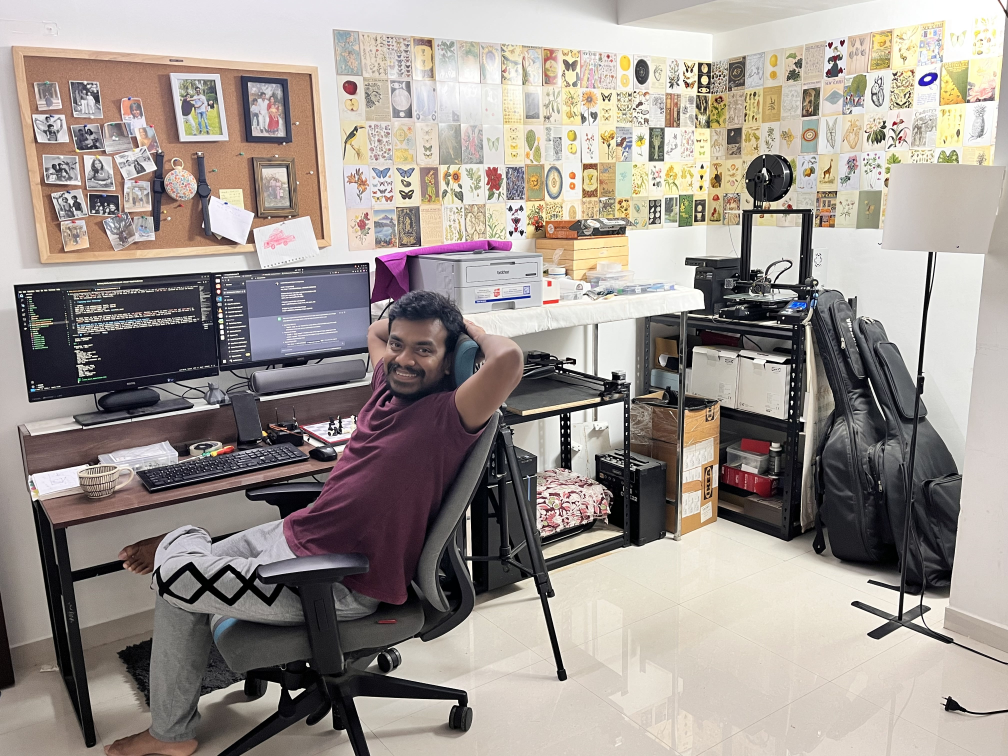
#> input picture data/IMG_4988.jpg, 4032 x 3024 px (shown at 1/4 size); its folder holds only this picture in this run
$ python -i add_hough_lines.py   (imports and definitions only)
#> lines starting #> are read from the running program, lines starting #| are printed output that depends on the picture; after the words box and inside, x2 and y2 are one past the last pixel; in counts of white or black regions, pixels touching at a corner belong together
import matplotlib.pyplot as plt
import cv2
import urllib
import numpy as np
from skimage.io import imread
from skimage.color import rgb2lab, rgb2hsv
import matplotlib.pyplot as plt
from skimage.io import imread
from skimage import color
import numpy as np
from skimage.util import img_as_float
import os
from skimage.transform import rescale, resize, downscale_local_mean
import concurrent.futures
import matplotlib
import shutil


# [1 line not run here, left out]


def percent_skin(img_path):
#> called with img_path = '../data/IMG_4988.jpg'
    img=cv2.imread(img_path)
#> img is the input picture: shape (3024, 4032, 3); mean B, G, R 143.9, 149.4, 157.7
    img_HSV = cv2.cvtColor(img, cv2.COLOR_BGR2HSV)
#> img_HSV: shape (3024, 4032, 3); mean H, S, V 55.1, 40.6, 159.8
    #skin color range for hsv color space
    HSV_mask = cv2.inRange(img_HSV, (0, 15, 0), (17,170,255))
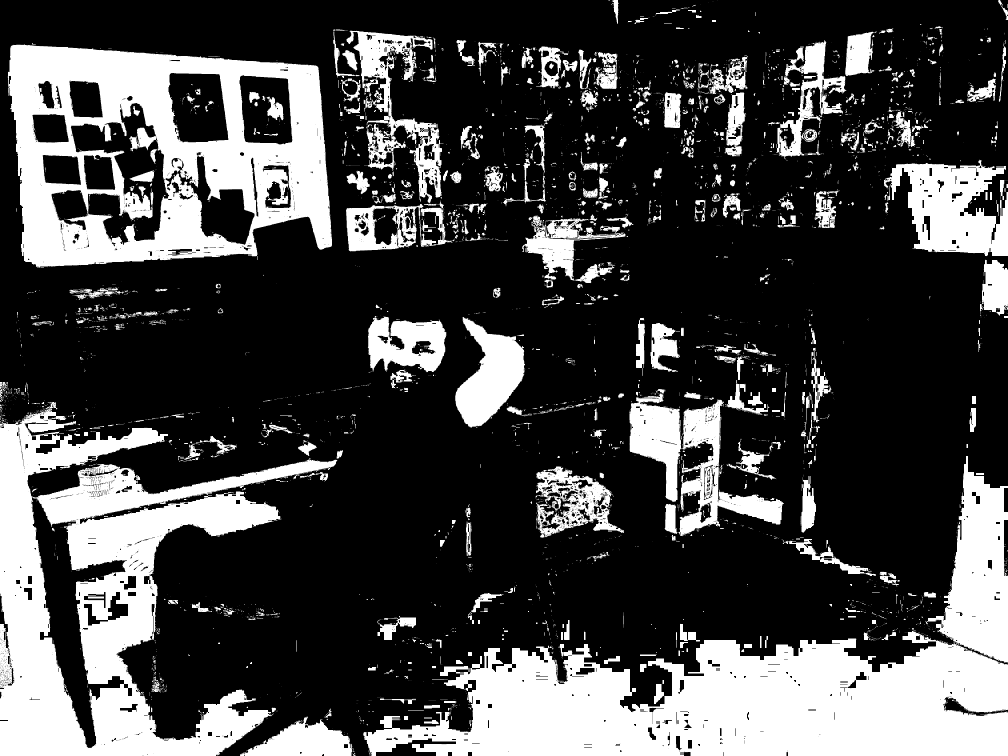
#> HSV_mask: shape (3024, 4032) (shown at 1/4 size); 27.9% white; 6145 white regions (4922 under 20 px), largest, box (x1, y1, x2, y2) and area: (1452, 2523, 4032, 3024) 865938, (0, 1608, 1349, 3024) 729875, (31, 178, 1328, 1071) 633419
    HSV_mask = cv2.morphologyEx(HSV_mask, cv2.MORPH_OPEN, np.ones((3,3), np.uint8))
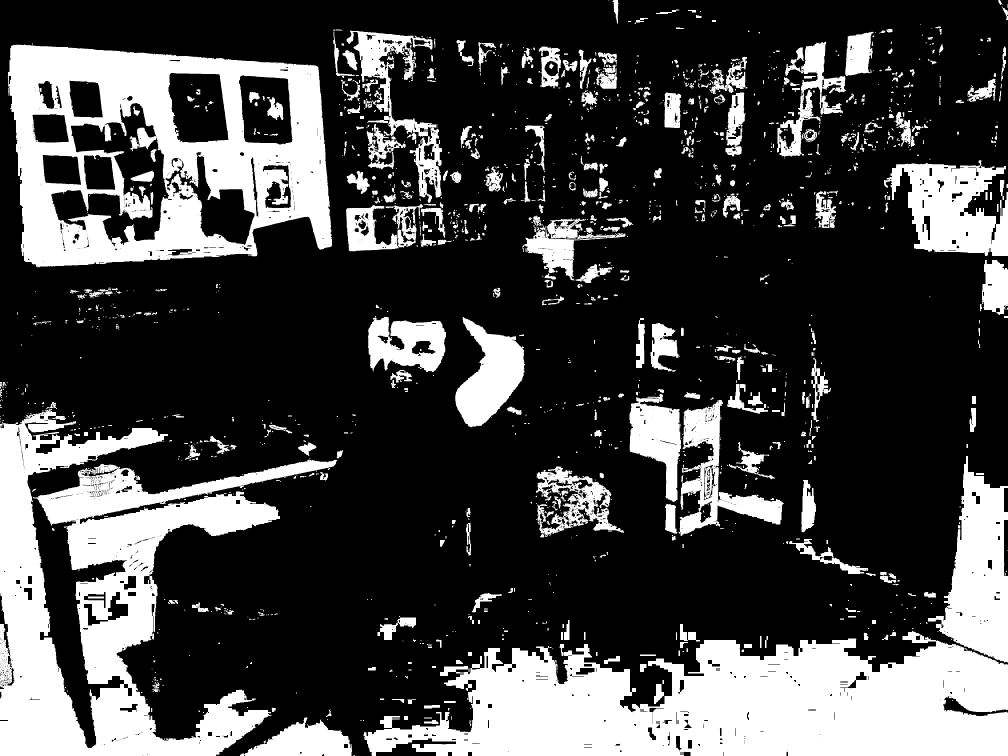
#> HSV_mask: shape (3024, 4032) (shown at 1/4 size); 27.2% white; 1825 white regions (616 under 20 px), largest, box (x1, y1, x2, y2) and area: (1454, 2524, 4032, 3024) 864522, (0, 1635, 1349, 3024) 722906, (32, 178, 1328, 1070) 629331

    #converting from gbr to YCbCr color space
    img_YCrCb = cv2.cvtColor(img, cv2.COLOR_BGR2YCrCb)
#> img_YCrCb: shape (3024, 4032, 3); mean of channels 0, 1, 2 151.3, 132.6, 123.8
    #skin color range for hsv color space
    YCrCb_mask = cv2.inRange(img_YCrCb, (0, 135, 85), (255,180,135))
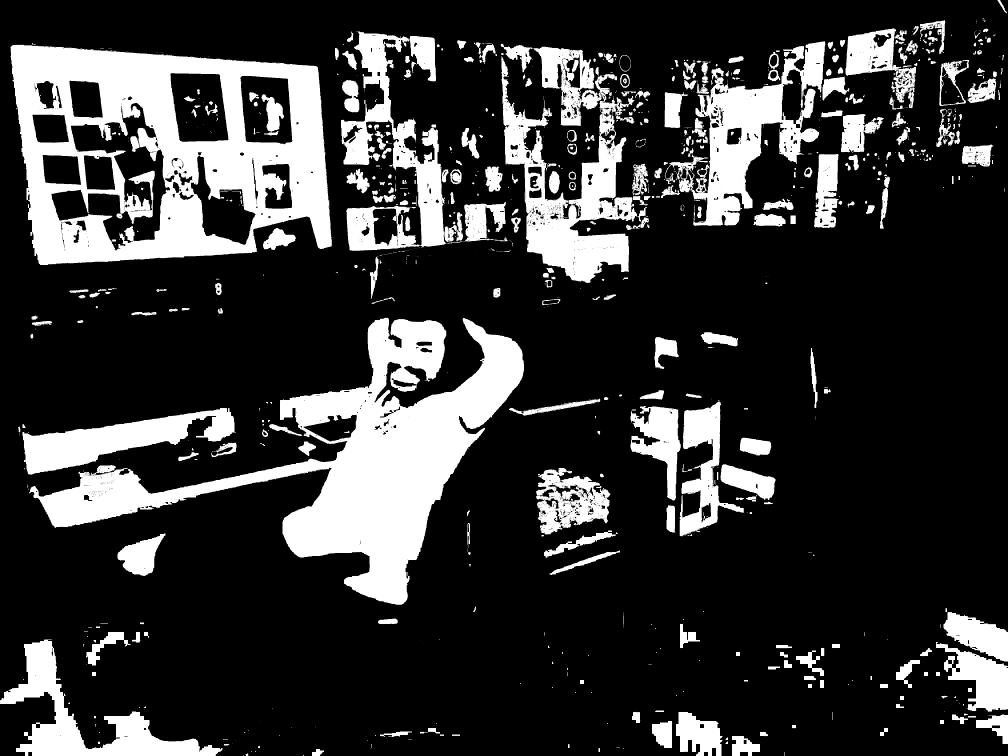
#> YCrCb_mask: shape (3024, 4032) (shown at 1/4 size); 21.3% white; 1264 white regions (717 under 20 px), largest, box (x1, y1, x2, y2) and area: (116, 1271, 2096, 2420) 613340, (42, 179, 1327, 1060) 610823, (2003, 175, 2588, 1132) 212907
    YCrCb_mask = cv2.morphologyEx(YCrCb_mask, cv2.MORPH_OPEN, np.ones((3,3), np.uint8))
#> YCrCb_mask: shape (3024, 4032); 21.1% white; 700 white regions (106 under 20 px), largest, box (x1, y1, x2, y2) and area: (116, 1272, 2096, 2419) 610629, (42, 180, 1327, 1060) 609654, (2005, 228, 2548, 1132) 161645

    #merge skin detection (YCbCr and hsv)
    global_mask=cv2.bitwise_and(YCrCb_mask,HSV_mask)
#> global_mask: shape (3024, 4032); 12.4% white; 1241 white regions (436 under 20 px), largest, box (x1, y1, x2, y2) and area: (42, 180, 1327, 1060) 578974, (0, 2558, 890, 3024) 109123, (134, 1839, 1349, 2108) 84669
    global_mask=cv2.medianBlur(global_mask,3)
#> global_mask: shape (3024, 4032); 12.4% white; 1064 white regions (320 under 20 px), largest, box (x1, y1, x2, y2) and area: (42, 180, 1327, 1060) 583157, (0, 2558, 890, 3024) 109194, (135, 1839, 1349, 2105) 85580
    global_mask = cv2.morphologyEx(global_mask, cv2.MORPH_OPEN, np.ones((4,4), np.uint8))
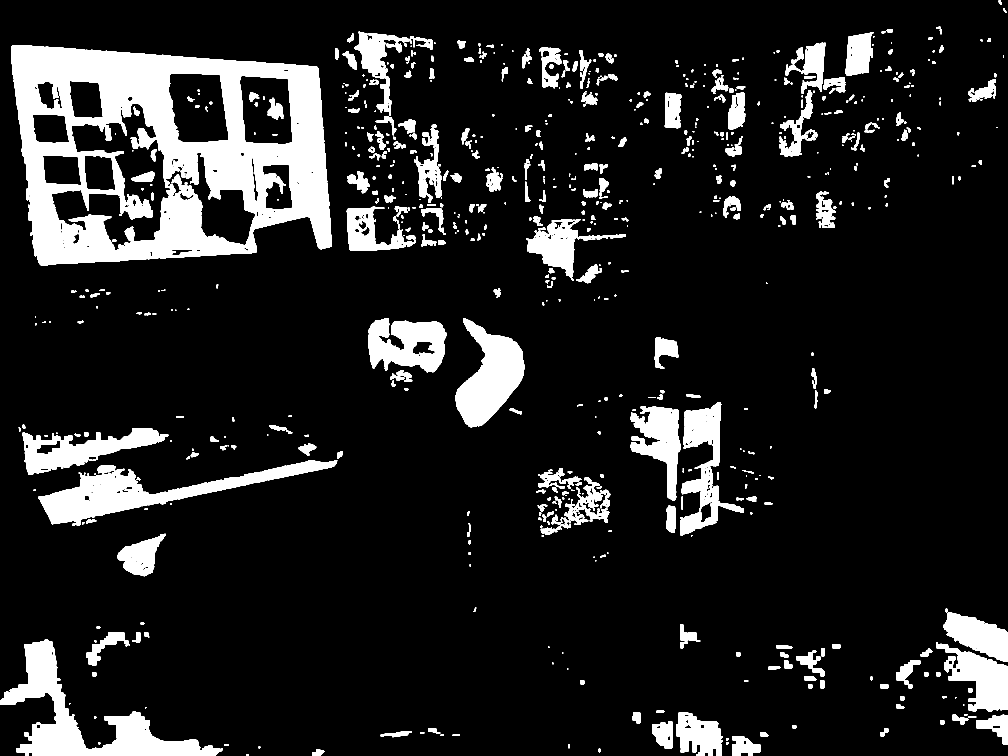
#> global_mask: shape (3024, 4032) (shown at 1/4 size); 12.2% white; 801 white regions (52 under 20 px), largest, box (x1, y1, x2, y2) and area: (44, 181, 1328, 1061) 578710, (0, 2559, 891, 3024) 108437, (153, 1841, 1349, 2103) 84925


    HSV_result = cv2.bitwise_not(HSV_mask)
    YCrCb_result = cv2.bitwise_not(YCrCb_mask)
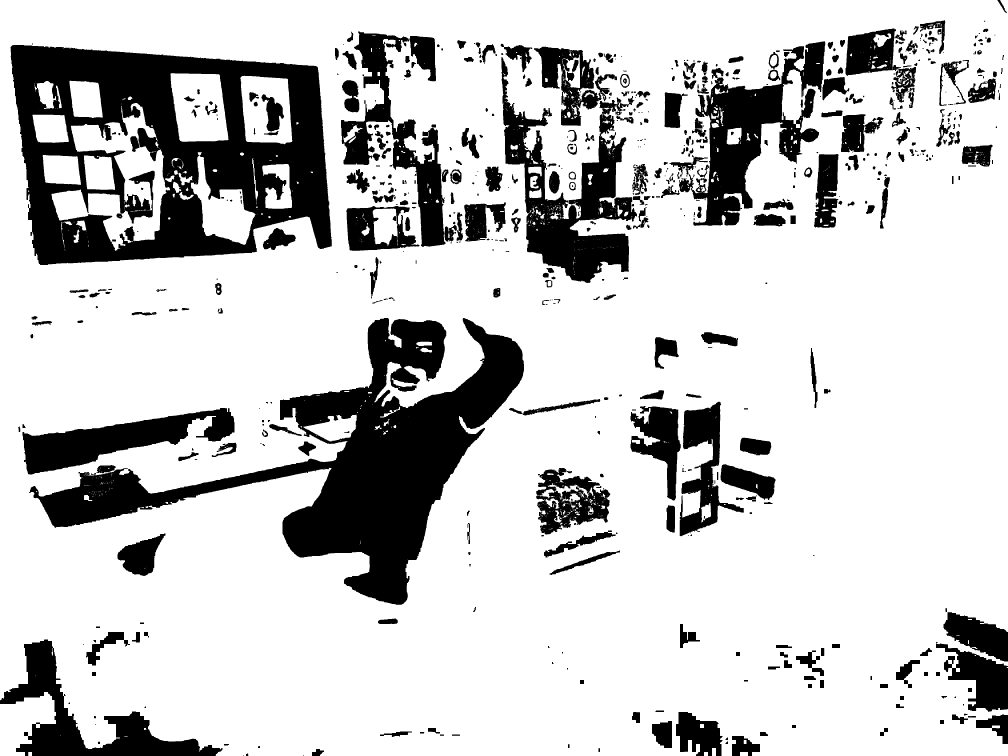
#> YCrCb_result: shape (3024, 4032) (shown at 1/4 size); 78.9% white; 700 black regions (106 under 20 px), largest, box (x1, y1, x2, y2) and area: (116, 1272, 2096, 2419) 610629, (42, 180, 1327, 1060) 609654, (2005, 228, 2548, 1132) 161645
    global_result=cv2.bitwise_not(global_mask)
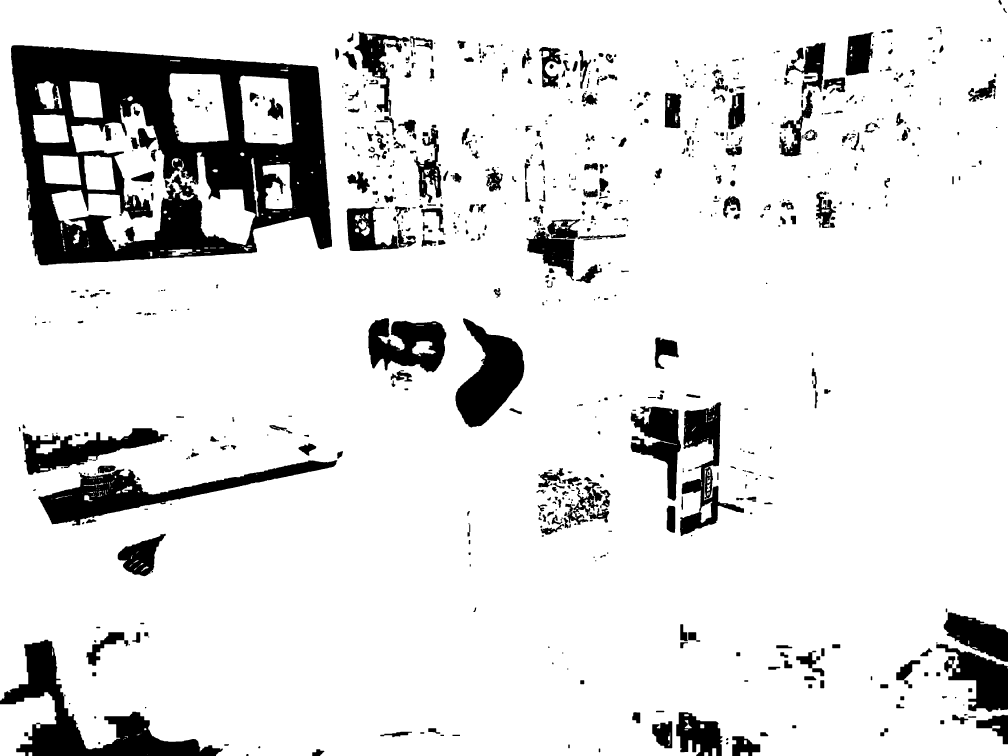
#> global_result: shape (3024, 4032) (shown at 1/4 size); 87.8% white; 801 black regions (52 under 20 px), largest, box (x1, y1, x2, y2) and area: (44, 181, 1328, 1061) 578710, (0, 2559, 891, 3024) 108437, (153, 1841, 1349, 2103) 84925

    w,h=global_mask.shape
#> w = 3024; h = 4032
    percent_skin = (np.sum(global_mask != 0)/(w * h)) * 100
#> percent_skin = 12.23

    return percent_skin
# [61 lines left out: functions export_figure_matplotlib, draw_lines, process, not called in this run]


src_folder = '/home/leopard/development/jovis.ai/chessai/temp/video_frames_4'
isrc_folder = '/home/leopard/development/jovis.ai/chessai/temp/output_frames_4_1'
op_folder = '/home/leopard/development/jovis.ai/chessai/temp/output_frames_4_2'

# [1 line not run here, left out]
# [1 line that did not run here, left out]

unprocessed = []
# [16 lines not run here, left out]

>>> result = percent_skin('../data/IMG_4988.jpg')
#> result = 12.23

$ run again, on data/chess_algo_1.jpg
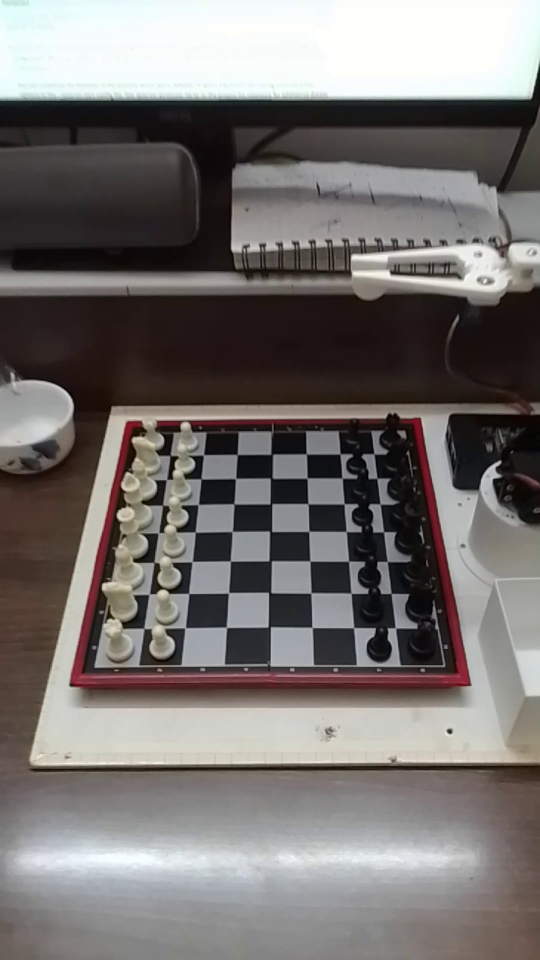
#> input picture data/chess_algo_1.jpg, 1080 x 1920 px (shown at 1/2 size)
#> in percent_skin, img is the input picture: shape (1920, 1080, 3); mean B, G, R 111.9, 113.8, 118.3
#> img_HSV: shape (1920, 1080, 3); mean H, S, V 58.2, 39.1, 120.3
#> in percent_skin, `HSV_mask = cv2.inRange(img_HSV, (0, 15, 0), (17,170,255))`:
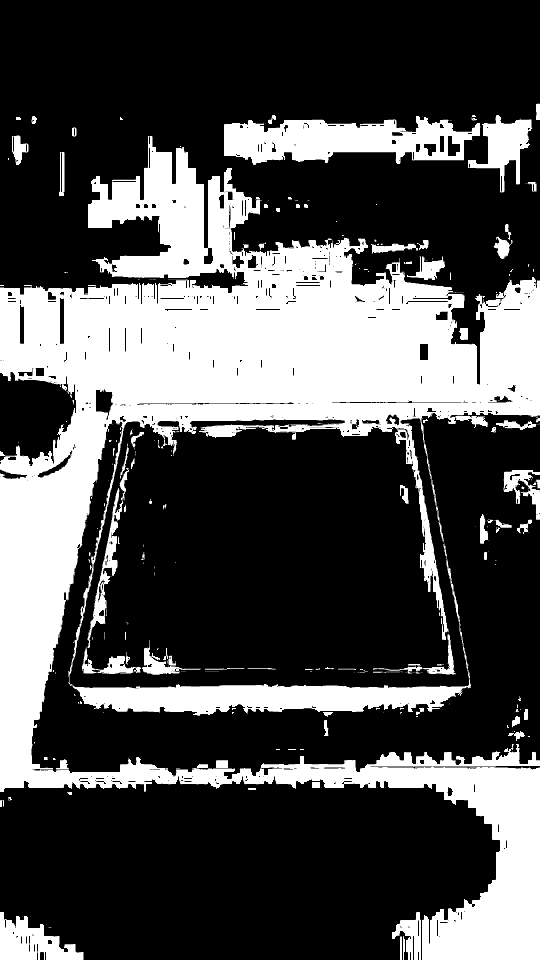
#> HSV_mask: shape (1920, 1080) (shown at 1/2 size); 30.8% white; 327 white regions (220 under 20 px), largest, box (x1, y1, x2, y2) and area: (0, 272, 1080, 1920) 559413, (448, 232, 961, 330) 30806, (0, 1824, 167, 1920) 8898
#> img_YCrCb: shape (1920, 1080, 3); mean of channels 0, 1, 2 114.9, 130.4, 126.3
#> HSV_result: shape (1920, 1080); 69.6% white; 180 black regions (42 under 20 px), largest, box (x1, y1, x2, y2) and area: (0, 272, 1080, 1920) 515869, (147, 1368, 933, 1431) 33623, (448, 232, 960, 330) 30301
#> YCrCb_result: shape (1920, 1080); 85.9% white; 13 black regions (3 under 20 px), largest, box (x1, y1, x2, y2) and area: (0, 656, 939, 1567) 241104, (888, 1464, 1080, 1920) 45508, (982, 769, 1068, 838) 3515
#> in percent_skin, `global_result=cv2.bitwise_not(global_mask)`:
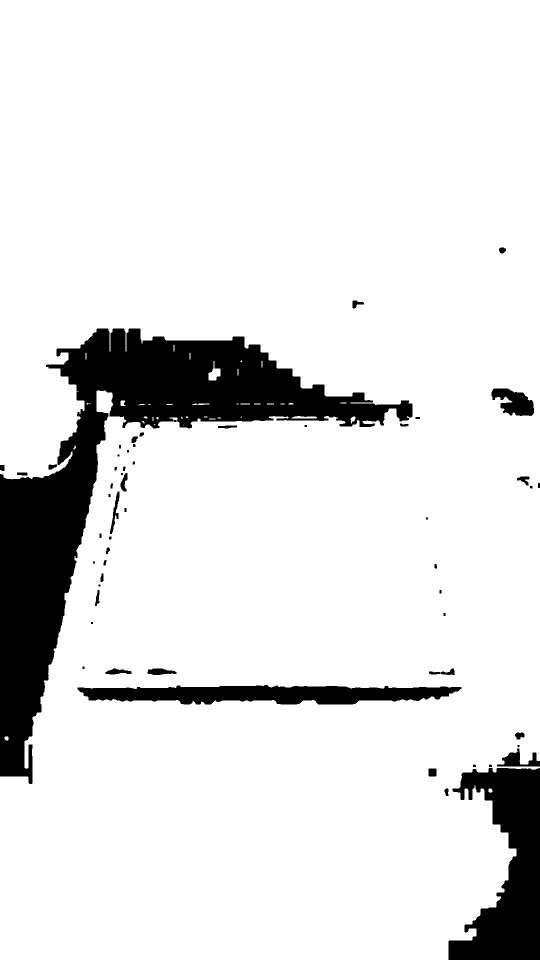
#> global_result: shape (1920, 1080) (shown at 1/2 size); 88.9% white; 57 black regions (7 under 20 px), largest, box (x1, y1, x2, y2) and area: (0, 657, 825, 1568) 159212, (897, 1536, 1080, 1920) 40587, (155, 1370, 923, 1409) 21012
#> percent_skin = 11.1
